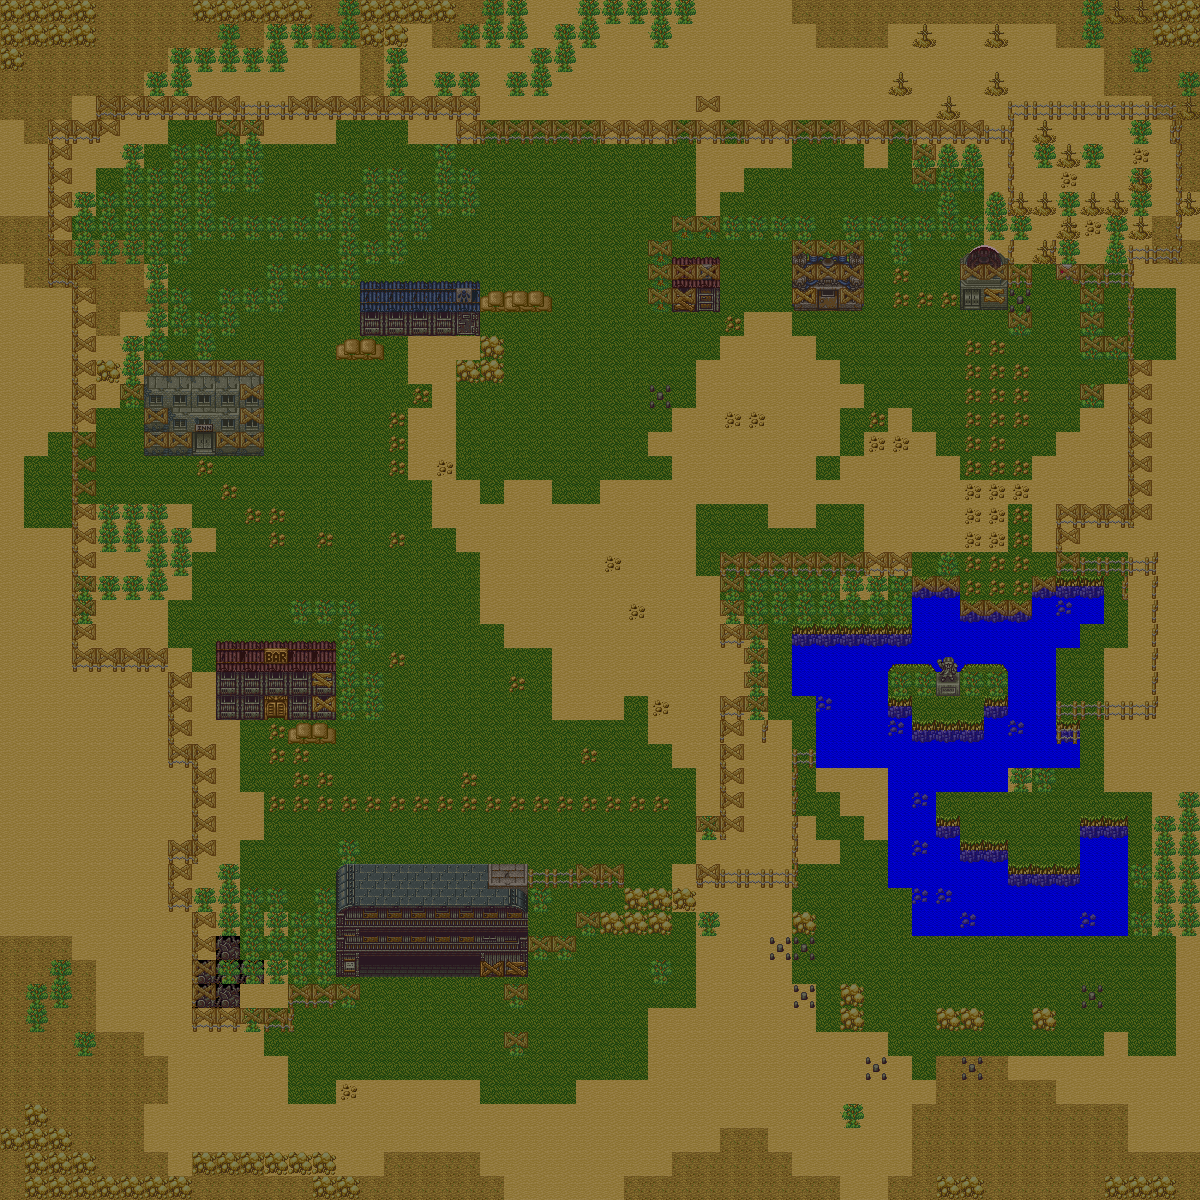

A level layout from a 2D game, rendered from its tile map. Below: a short description, then the map file with tile-grid data replaced by summaries:
An orthogonal 50x50 tile map with 24x24 px tiles, 4 tile layers (块层 1, 块层 2, 块层 3, 块层 4).

<map version="1.2" tiledversion="1.2.1" orientation="orthogonal" renderorder="right-down" width="50" height="50" tilewidth="24" tileheight="24" infinite="0" nextlayerid="5" nextobjectid="1">
 <tileset firstgid="1" name="1" tilewidth="24" tileheight="24" tilecount="234" columns="13">
  <image source="outdoor.png" width="329" height="444" />
 </tileset>
 <layer id="1" name="块层 1" width="50" height="50">
  <data>[2500 cells, 2500 non-empty, 8 distinct tile ids]</data>
 </layer>
 <layer id="2" name="块层 2" width="50" height="50">
  <data>[2500 cells, 683 non-empty, 78 distinct tile ids]</data>
 </layer>
 <layer id="3" name="块层 3" width="50" height="50">
  <data>[2500 cells, 109 non-empty, 32 distinct tile ids]</data>
 </layer>
 <layer id="4" name="块层 4" width="50" height="50" opacity="0.81">
  <data>[2500 cells, 181 non-empty, 1 distinct tile ids]</data>
 </layer>
</map>